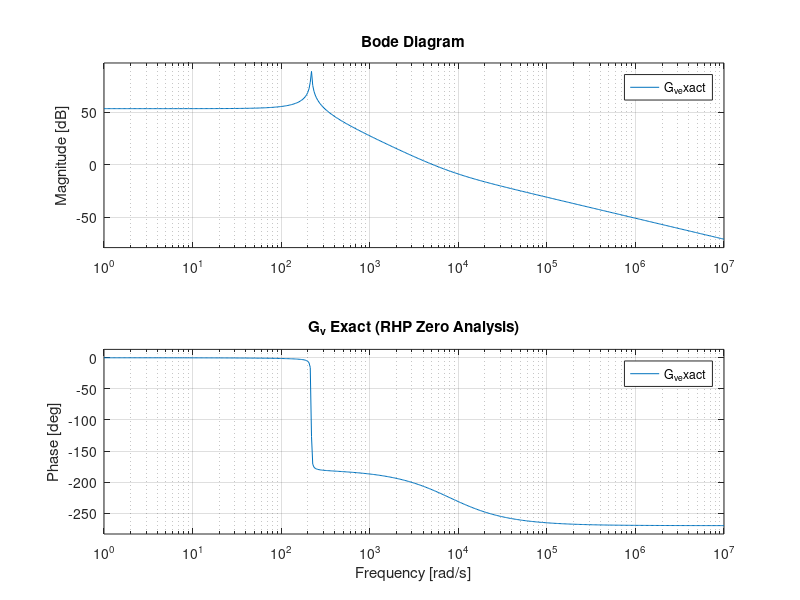
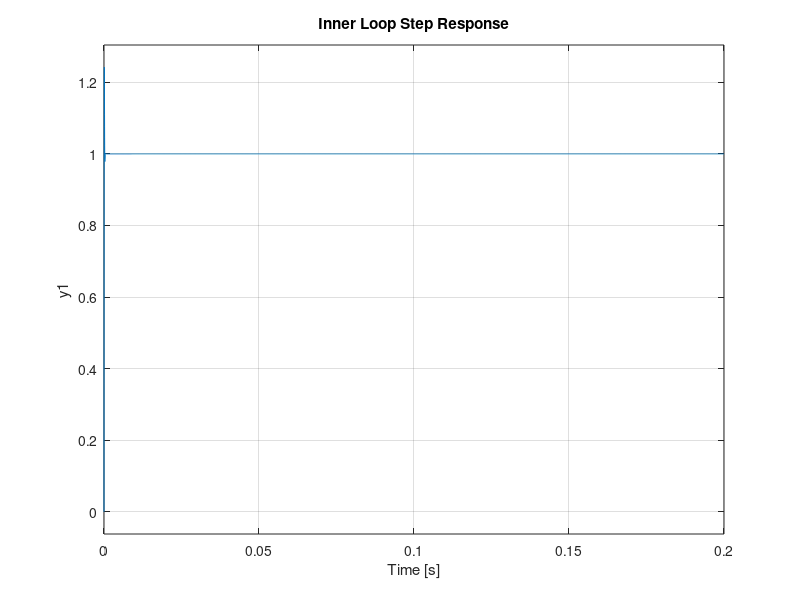
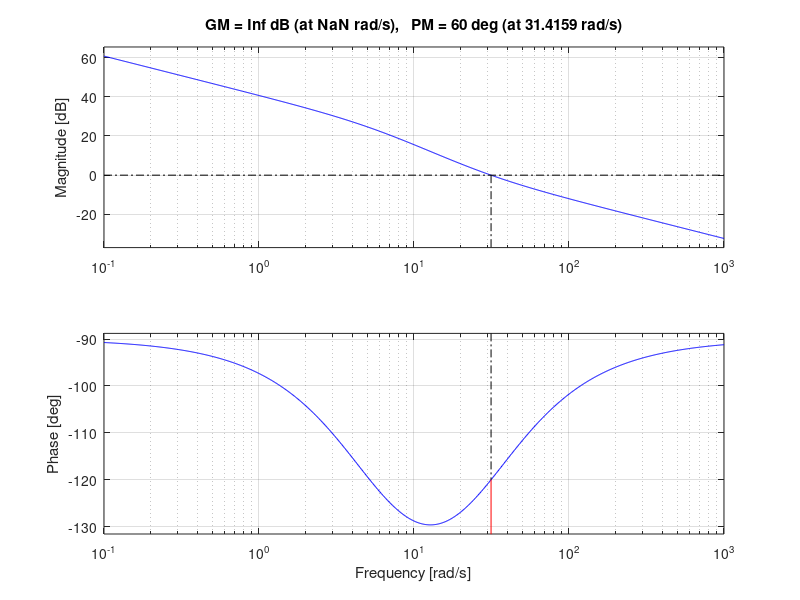
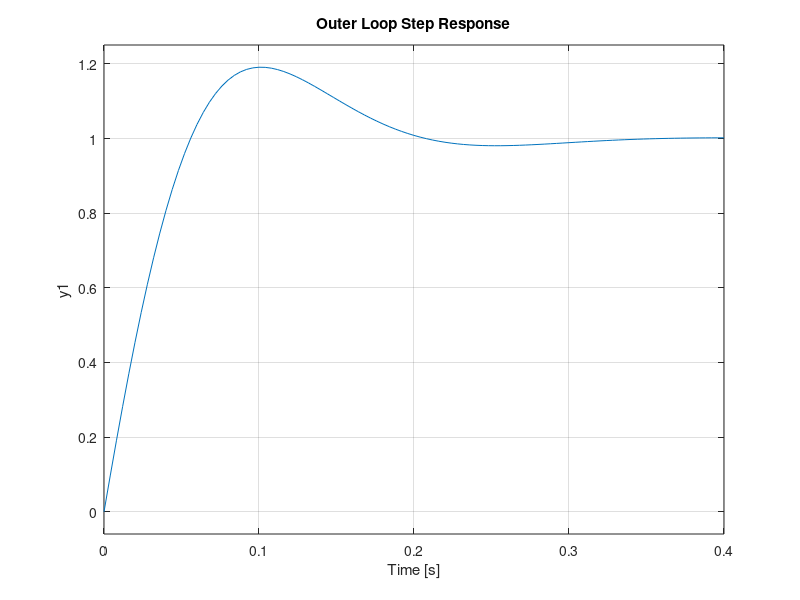

Recreate these plots in MATLAB, in order.
clear; clc; close all;

Vac_rms = 240;
Vac_peak = Vac_rms * sqrt(2);
f_line = 60;
omega_line = 2*pi*f_line;
V_batt = 400;
I_L = 60*sqrt(2);
D = 1 - Vac_peak/V_batt;
D_prime = 1 - D;
P_avg = Vac_rms * 60;
I_DC = P_avg / V_batt;
R = V_batt / I_DC;
L = 500e-6;
C = 30e-3;
fs = 100e3;

% transfer function
s = tf('s');
den_coeff = [L*C, L/R, D_prime^2];
num_i_coeff = [V_batt*C, V_batt/R + D_prime*I_L];
num_v_coeff = [-L*I_L, D_prime*V_batt];

G_i_exact = tf(num_i_coeff, den_coeff);
G_v_exact = tf(num_v_coeff, den_coeff);

omega_n = D_prime / sqrt(L*C);
zeta = 1 / (2*R*C*omega_n);
fn = omega_n / (2*pi);
z_voltage_rhp = num_v_coeff(2)/(-num_v_coeff(1));


%inner current loop
fc_i = fs / 20;
omega_c_i = 2*pi*fc_i;
PM_i_target = 60;

[mag_i, phase_i] = bode(G_i_exact, omega_c_i);
mag_plant_i = mag_i;
phase_plant_i = phase_i;

phi_z_needed_i = -90 + PM_i_target - phase_plant_i;
omega_z_i = omega_c_i / tand(phi_z_needed_i);
Kp_i = omega_c_i / (mag_plant_i * sqrt(omega_c_i^2 + omega_z_i^2));
Ki_i = Kp_i * omega_z_i;

C_i = Kp_i + Ki_i/s;
L_i_ol = C_i * G_i_exact;
[Gm_i, Pm_i, ~, wc_i_actual] = margin(L_i_ol);
T_i_cl = feedback(L_i_ol, 1);

K_v = Vac_peak / (2 * V_batt * C);
omega_p_v = 2 / (R * C);
G_v_avg = tf(K_v, [1, omega_p_v]);

fc_v = 5;
omega_c_v = 2*pi*fc_v;
[mag_v, phase_v] = bode(G_v_avg, omega_c_v);
mag_plant_v = mag_v;
phase_plant_v = phase_v;

PM_v_target = 60;
phi_z_needed_v = -90 + PM_v_target - phase_plant_v;
omega_z_v = omega_c_v / tand(phi_z_needed_v);
Kp_v = omega_c_v / (mag_plant_v * sqrt(omega_c_v^2 + omega_z_v^2));
Ki_v = Kp_v * omega_z_v;

C_v = Kp_v + Ki_v/s;
L_v_ol = C_v * G_v_avg;
[Gm_v, Pm_v, ~, wc_v_actual] = margin(L_v_ol);
T_v_cl = feedback(L_v_ol, 1);

% gain values of PID
fprintf('Inner loop PID:')
fprintf('Kp_i = %.8f, Ki_i = %.8f\n', Kp_i, Ki_i);
fprintf('Outer loop PID')
fprintf('Kp_v = %.8f, Ki_v = %.8f\n', Kp_v, Ki_v);


% visualizations
w_vec = logspace(0, 7, 500);

subplot(2,1,1);
bode(G_i_exact, tf(V_batt, [L, 0]), w_vec); 
title('G_i: Exact vs Simplified');
legend('Exact', 'Simplified');
grid on;

subplot(2,1,2);
bode(G_v_exact, w_vec);
title('G_v Exact (RHP Zero Analysis)');
grid on;

figure(2);
subplot(2,1,1);
margin(L_i_ol);
grid on;
subplot(2,1,2);
step(T_i_cl);
title('Inner Loop Step Response');
grid on;

figure(3);
margin(L_v_ol);
grid on;

figure(4);
step(T_v_cl);
title('Outer Loop Step Response');
grid on;

% Nested Verification
L_v_nested = C_v * G_v_avg * T_i_cl;
[~, Pm_nested] = margin(L_v_nested);
fprintf('\nNested PM: %.2f degrees\n', Pm_nested);
